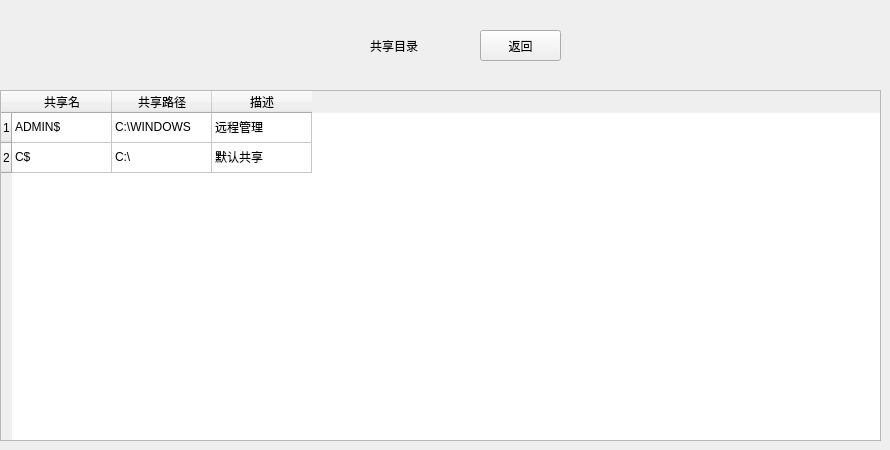
    <widget class="QWidget" name="page_32">
     <widget class="QTableWidget" name="gongxiangTableWidget_2">
      <property name="geometry">
       <rect>
        <x>0</x>
        <y>90</y>
        <width>881</width>
        <height>351</height>
       </rect>
      </property>
      <row>
       <property name="text">
        <string>1</string>
       </property>
      </row>
      <row>
       <property name="text">
        <string>2</string>
       </property>
      </row>
      <column>
       <property name="text">
        <string>共享名</string>
       </property>
      </column>
      <column>
       <property name="text">
        <string>共享路径</string>
       </property>
      </column>
      <column>
       <property name="text">
        <string>描述</string>
       </property>
      </column>
      <item row="0" column="0">
       <property name="text">
        <string>ADMIN$</string>
       </property>
      </item>
      <item row="0" column="1">
       <property name="text">
        <string>C:\WINDOWS</string>
       </property>
      </item>
      <item row="0" column="2">
       <property name="text">
        <string>远程管理</string>
       </property>
      </item>
      <item row="1" column="0">
       <property name="text">
        <string>C$</string>
       </property>
      </item>
      <item row="1" column="1">
       <property name="text">
        <string>C:\</string>
       </property>
      </item>
      <item row="1" column="2">
       <property name="text">
        <string>默认共享</string>
       </property>
      </item>
     </widget>
     <widget class="QPushButton" name="muluButton_2">
      <property name="geometry">
       <rect>
        <x>480</x>
        <y>30</y>
        <width>81</width>
        <height>31</height>
       </rect>
      </property>
      <property name="text">
       <string>返回</string>
      </property>
     </widget>
     <widget class="QLabel" name="label_68">
      <property name="geometry">
       <rect>
        <x>370</x>
        <y>30</y>
        <width>101</width>
        <height>31</height>
       </rect>
      </property>
      <property name="styleSheet">
       <string notr="true">color: rgb(0, 0, 0);
font: 16pt &quot;微软雅黑&quot;;</string>
      </property>
      <property name="text">
       <string>共享目录</string>
      </property>
     </widget>
    </widget>
